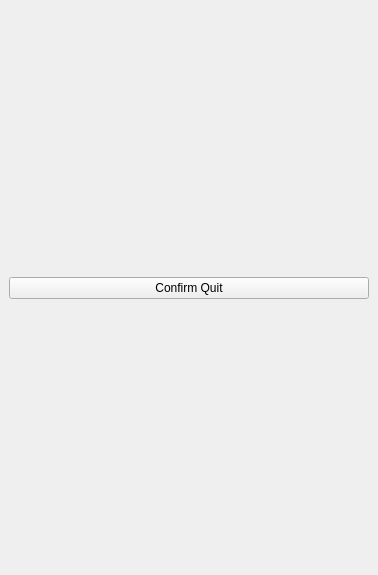
<?xml version="1.0" encoding="UTF-8"?>
<ui version="4.0">
 <class>RemoteWindow</class>
 <widget class="QWidget" name="RemoteWindow">
  <property name="geometry">
   <rect>
    <x>0</x>
    <y>0</y>
    <width>378</width>
    <height>575</height>
   </rect>
  </property>
  <property name="windowTitle">
   <string>Form</string>
  </property>
  <property name="windowIcon">
   <iconset>
    <normalon>:/icons/octomy_logo_bare.svg</normalon>
   </iconset>
  </property>
  <layout class="QGridLayout" name="gridLayout">
   <property name="leftMargin">
    <number>0</number>
   </property>
   <property name="topMargin">
    <number>0</number>
   </property>
   <property name="rightMargin">
    <number>0</number>
   </property>
   <property name="bottomMargin">
    <number>0</number>
   </property>
   <property name="spacing">
    <number>0</number>
   </property>
   <item row="0" column="0">
    <widget class="SvgWidget" name="widgetBackground" native="true">
     <property name="sizePolicy">
      <sizepolicy hsizetype="Expanding" vsizetype="Expanding">
       <horstretch>0</horstretch>
       <verstretch>0</verstretch>
      </sizepolicy>
     </property>
     <layout class="QVBoxLayout" name="verticalLayout">
      <property name="spacing">
       <number>0</number>
      </property>
      <property name="leftMargin">
       <number>0</number>
      </property>
      <property name="topMargin">
       <number>0</number>
      </property>
      <property name="rightMargin">
       <number>0</number>
      </property>
      <property name="bottomMargin">
       <number>0</number>
      </property>
      <item>
       <widget class="QStackedWidget" name="stackedWidget">
        <property name="currentIndex">
         <number>2</number>
        </property>
        <widget class="QWidget" name="pageRunning">
         <layout class="QGridLayout" name="gridLayout_2">
          <property name="leftMargin">
           <number>0</number>
          </property>
          <property name="topMargin">
           <number>0</number>
          </property>
          <property name="rightMargin">
           <number>0</number>
          </property>
          <property name="bottomMargin">
           <number>0</number>
          </property>
          <property name="spacing">
           <number>0</number>
          </property>
          <item row="0" column="0">
           <widget class="QLabel" name="labelGPS">
            <property name="sizePolicy">
             <sizepolicy hsizetype="Minimum" vsizetype="Minimum">
              <horstretch>0</horstretch>
              <verstretch>0</verstretch>
             </sizepolicy>
            </property>
            <property name="lineWidth">
             <number>0</number>
            </property>
            <property name="text">
             <string>GPS</string>
            </property>
           </widget>
          </item>
          <item row="1" column="0">
           <widget class="QLabel" name="labelCompass">
            <property name="text">
             <string>COMPASS</string>
            </property>
           </widget>
          </item>
          <item row="2" column="0">
           <widget class="QLabel" name="labelAccelerometer">
            <property name="text">
             <string>ACCELEROMETER</string>
            </property>
           </widget>
          </item>
          <item row="3" column="0">
           <widget class="QLabel" name="labelGyroscope">
            <property name="text">
             <string>GYROSCOPE</string>
            </property>
           </widget>
          </item>
          <item row="4" column="0">
           <widget class="QPlainTextEdit" name="logScroll">
            <property name="sizePolicy">
             <sizepolicy hsizetype="Minimum" vsizetype="Expanding">
              <horstretch>0</horstretch>
              <verstretch>0</verstretch>
             </sizepolicy>
            </property>
            <property name="palette">
             <palette>
              <active>
               <colorrole role="WindowText">
                <brush brushstyle="SolidPattern">
                 <color alpha="255">
                  <red>255</red>
                  <green>255</green>
                  <blue>255</blue>
                 </color>
                </brush>
               </colorrole>
               <colorrole role="Button">
                <brush brushstyle="SolidPattern">
                 <color alpha="0">
                  <red>0</red>
                  <green>0</green>
                  <blue>0</blue>
                 </color>
                </brush>
               </colorrole>
               <colorrole role="Light">
                <brush brushstyle="SolidPattern">
                 <color alpha="0">
                  <red>0</red>
                  <green>0</green>
                  <blue>0</blue>
                 </color>
                </brush>
               </colorrole>
               <colorrole role="Midlight">
                <brush brushstyle="SolidPattern">
                 <color alpha="0">
                  <red>0</red>
                  <green>0</green>
                  <blue>0</blue>
                 </color>
                </brush>
               </colorrole>
               <colorrole role="Dark">
                <brush brushstyle="SolidPattern">
                 <color alpha="0">
                  <red>0</red>
                  <green>0</green>
                  <blue>0</blue>
                 </color>
                </brush>
               </colorrole>
               <colorrole role="Mid">
                <brush brushstyle="SolidPattern">
                 <color alpha="0">
                  <red>0</red>
                  <green>0</green>
                  <blue>0</blue>
                 </color>
                </brush>
               </colorrole>
               <colorrole role="Text">
                <brush brushstyle="SolidPattern">
                 <color alpha="255">
                  <red>255</red>
                  <green>255</green>
                  <blue>255</blue>
                 </color>
                </brush>
               </colorrole>
               <colorrole role="BrightText">
                <brush brushstyle="SolidPattern">
                 <color alpha="255">
                  <red>255</red>
                  <green>255</green>
                  <blue>255</blue>
                 </color>
                </brush>
               </colorrole>
               <colorrole role="ButtonText">
                <brush brushstyle="SolidPattern">
                 <color alpha="255">
                  <red>255</red>
                  <green>255</green>
                  <blue>255</blue>
                 </color>
                </brush>
               </colorrole>
               <colorrole role="Base">
                <brush brushstyle="SolidPattern">
                 <color alpha="255">
                  <red>0</red>
                  <green>0</green>
                  <blue>0</blue>
                 </color>
                </brush>
               </colorrole>
               <colorrole role="Window">
                <brush brushstyle="SolidPattern">
                 <color alpha="0">
                  <red>0</red>
                  <green>0</green>
                  <blue>0</blue>
                 </color>
                </brush>
               </colorrole>
               <colorrole role="Shadow">
                <brush brushstyle="SolidPattern">
                 <color alpha="255">
                  <red>0</red>
                  <green>0</green>
                  <blue>0</blue>
                 </color>
                </brush>
               </colorrole>
               <colorrole role="AlternateBase">
                <brush brushstyle="SolidPattern">
                 <color alpha="127">
                  <red>0</red>
                  <green>0</green>
                  <blue>0</blue>
                 </color>
                </brush>
               </colorrole>
               <colorrole role="ToolTipBase">
                <brush brushstyle="SolidPattern">
                 <color alpha="255">
                  <red>255</red>
                  <green>255</green>
                  <blue>220</blue>
                 </color>
                </brush>
               </colorrole>
               <colorrole role="ToolTipText">
                <brush brushstyle="SolidPattern">
                 <color alpha="255">
                  <red>0</red>
                  <green>0</green>
                  <blue>0</blue>
                 </color>
                </brush>
               </colorrole>
              </active>
              <inactive>
               <colorrole role="WindowText">
                <brush brushstyle="SolidPattern">
                 <color alpha="255">
                  <red>255</red>
                  <green>255</green>
                  <blue>255</blue>
                 </color>
                </brush>
               </colorrole>
               <colorrole role="Button">
                <brush brushstyle="SolidPattern">
                 <color alpha="0">
                  <red>0</red>
                  <green>0</green>
                  <blue>0</blue>
                 </color>
                </brush>
               </colorrole>
               <colorrole role="Light">
                <brush brushstyle="SolidPattern">
                 <color alpha="0">
                  <red>0</red>
                  <green>0</green>
                  <blue>0</blue>
                 </color>
                </brush>
               </colorrole>
               <colorrole role="Midlight">
                <brush brushstyle="SolidPattern">
                 <color alpha="0">
                  <red>0</red>
                  <green>0</green>
                  <blue>0</blue>
                 </color>
                </brush>
               </colorrole>
               <colorrole role="Dark">
                <brush brushstyle="SolidPattern">
                 <color alpha="0">
                  <red>0</red>
                  <green>0</green>
                  <blue>0</blue>
                 </color>
                </brush>
               </colorrole>
               <colorrole role="Mid">
                <brush brushstyle="SolidPattern">
                 <color alpha="0">
                  <red>0</red>
                  <green>0</green>
                  <blue>0</blue>
                 </color>
                </brush>
               </colorrole>
               <colorrole role="Text">
                <brush brushstyle="SolidPattern">
                 <color alpha="255">
                  <red>255</red>
                  <green>255</green>
                  <blue>255</blue>
                 </color>
                </brush>
               </colorrole>
               <colorrole role="BrightText">
                <brush brushstyle="SolidPattern">
                 <color alpha="255">
                  <red>255</red>
                  <green>255</green>
                  <blue>255</blue>
                 </color>
                </brush>
               </colorrole>
               <colorrole role="ButtonText">
                <brush brushstyle="SolidPattern">
                 <color alpha="255">
                  <red>255</red>
                  <green>255</green>
                  <blue>255</blue>
                 </color>
                </brush>
               </colorrole>
               <colorrole role="Base">
                <brush brushstyle="SolidPattern">
                 <color alpha="255">
                  <red>0</red>
                  <green>0</green>
                  <blue>0</blue>
                 </color>
                </brush>
               </colorrole>
               <colorrole role="Window">
                <brush brushstyle="SolidPattern">
                 <color alpha="0">
                  <red>0</red>
                  <green>0</green>
                  <blue>0</blue>
                 </color>
                </brush>
               </colorrole>
               <colorrole role="Shadow">
                <brush brushstyle="SolidPattern">
                 <color alpha="255">
                  <red>0</red>
                  <green>0</green>
                  <blue>0</blue>
                 </color>
                </brush>
               </colorrole>
               <colorrole role="AlternateBase">
                <brush brushstyle="SolidPattern">
                 <color alpha="127">
                  <red>0</red>
                  <green>0</green>
                  <blue>0</blue>
                 </color>
                </brush>
               </colorrole>
               <colorrole role="ToolTipBase">
                <brush brushstyle="SolidPattern">
                 <color alpha="255">
                  <red>255</red>
                  <green>255</green>
                  <blue>220</blue>
                 </color>
                </brush>
               </colorrole>
               <colorrole role="ToolTipText">
                <brush brushstyle="SolidPattern">
                 <color alpha="255">
                  <red>0</red>
                  <green>0</green>
                  <blue>0</blue>
                 </color>
                </brush>
               </colorrole>
              </inactive>
              <disabled>
               <colorrole role="WindowText">
                <brush brushstyle="SolidPattern">
                 <color alpha="0">
                  <red>0</red>
                  <green>0</green>
                  <blue>0</blue>
                 </color>
                </brush>
               </colorrole>
               <colorrole role="Button">
                <brush brushstyle="SolidPattern">
                 <color alpha="0">
                  <red>0</red>
                  <green>0</green>
                  <blue>0</blue>
                 </color>
                </brush>
               </colorrole>
               <colorrole role="Light">
                <brush brushstyle="SolidPattern">
                 <color alpha="0">
                  <red>0</red>
                  <green>0</green>
                  <blue>0</blue>
                 </color>
                </brush>
               </colorrole>
               <colorrole role="Midlight">
                <brush brushstyle="SolidPattern">
                 <color alpha="0">
                  <red>0</red>
                  <green>0</green>
                  <blue>0</blue>
                 </color>
                </brush>
               </colorrole>
               <colorrole role="Dark">
                <brush brushstyle="SolidPattern">
                 <color alpha="0">
                  <red>0</red>
                  <green>0</green>
                  <blue>0</blue>
                 </color>
                </brush>
               </colorrole>
               <colorrole role="Mid">
                <brush brushstyle="SolidPattern">
                 <color alpha="0">
                  <red>0</red>
                  <green>0</green>
                  <blue>0</blue>
                 </color>
                </brush>
               </colorrole>
               <colorrole role="Text">
                <brush brushstyle="SolidPattern">
                 <color alpha="0">
                  <red>0</red>
                  <green>0</green>
                  <blue>0</blue>
                 </color>
                </brush>
               </colorrole>
               <colorrole role="BrightText">
                <brush brushstyle="SolidPattern">
                 <color alpha="255">
                  <red>255</red>
                  <green>255</green>
                  <blue>255</blue>
                 </color>
                </brush>
               </colorrole>
               <colorrole role="ButtonText">
                <brush brushstyle="SolidPattern">
                 <color alpha="0">
                  <red>0</red>
                  <green>0</green>
                  <blue>0</blue>
                 </color>
                </brush>
               </colorrole>
               <colorrole role="Base">
                <brush brushstyle="SolidPattern">
                 <color alpha="0">
                  <red>0</red>
                  <green>0</green>
                  <blue>0</blue>
                 </color>
                </brush>
               </colorrole>
               <colorrole role="Window">
                <brush brushstyle="SolidPattern">
                 <color alpha="0">
                  <red>0</red>
                  <green>0</green>
                  <blue>0</blue>
                 </color>
                </brush>
               </colorrole>
               <colorrole role="Shadow">
                <brush brushstyle="SolidPattern">
                 <color alpha="255">
                  <red>0</red>
                  <green>0</green>
                  <blue>0</blue>
                 </color>
                </brush>
               </colorrole>
               <colorrole role="AlternateBase">
                <brush brushstyle="SolidPattern">
                 <color alpha="0">
                  <red>0</red>
                  <green>0</green>
                  <blue>0</blue>
                 </color>
                </brush>
               </colorrole>
               <colorrole role="ToolTipBase">
                <brush brushstyle="SolidPattern">
                 <color alpha="255">
                  <red>255</red>
                  <green>255</green>
                  <blue>220</blue>
                 </color>
                </brush>
               </colorrole>
               <colorrole role="ToolTipText">
                <brush brushstyle="SolidPattern">
                 <color alpha="255">
                  <red>0</red>
                  <green>0</green>
                  <blue>0</blue>
                 </color>
                </brush>
               </colorrole>
              </disabled>
             </palette>
            </property>
            <property name="frameShape">
             <enum>QFrame::NoFrame</enum>
            </property>
            <property name="frameShadow">
             <enum>QFrame::Plain</enum>
            </property>
            <property name="lineWidth">
             <number>0</number>
            </property>
            <property name="undoRedoEnabled">
             <bool>false</bool>
            </property>
            <property name="lineWrapMode">
             <enum>QPlainTextEdit::NoWrap</enum>
            </property>
            <property name="readOnly">
             <bool>true</bool>
            </property>
            <property name="plainText">
             <string/>
            </property>
            <property name="backgroundVisible">
             <bool>false</bool>
            </property>
           </widget>
          </item>
         </layout>
        </widget>
        <widget class="QWidget" name="pageConnect">
         <layout class="QVBoxLayout" name="verticalLayout_2">
          <item>
           <layout class="QHBoxLayout" name="horizontalLayout">
            <item>
             <widget class="TextEntry" name="lineEditRemoteAddress"/>
            </item>
            <item>
             <widget class="QLabel" name="label_2">
              <property name="text">
               <string>:</string>
              </property>
             </widget>
            </item>
            <item>
             <widget class="TextEntry" name="lineEditRemotePort">
              <property name="sizePolicy">
               <sizepolicy hsizetype="Preferred" vsizetype="Fixed">
                <horstretch>0</horstretch>
                <verstretch>0</verstretch>
               </sizepolicy>
              </property>
              <property name="maxLength">
               <number>6</number>
              </property>
             </widget>
            </item>
           </layout>
          </item>
          <item>
           <widget class="QPushButton" name="pushButtonStart">
            <property name="text">
             <string>Start</string>
            </property>
           </widget>
          </item>
          <item>
           <spacer name="verticalSpacer">
            <property name="orientation">
             <enum>Qt::Vertical</enum>
            </property>
            <property name="sizeHint" stdset="0">
             <size>
              <width>20</width>
              <height>486</height>
             </size>
            </property>
           </spacer>
          </item>
         </layout>
        </widget>
        <widget class="QWidget" name="pageConfirmQuit">
         <layout class="QVBoxLayout" name="verticalLayout_3">
          <item>
           <spacer name="verticalSpacer_3">
            <property name="orientation">
             <enum>Qt::Vertical</enum>
            </property>
            <property name="sizeHint" stdset="0">
             <size>
              <width>20</width>
              <height>256</height>
             </size>
            </property>
           </spacer>
          </item>
          <item>
           <widget class="QPushButton" name="pushButtonConfirmQuit">
            <property name="text">
             <string>Confirm Quit</string>
            </property>
           </widget>
          </item>
          <item>
           <spacer name="verticalSpacer_2">
            <property name="orientation">
             <enum>Qt::Vertical</enum>
            </property>
            <property name="sizeHint" stdset="0">
             <size>
              <width>20</width>
              <height>256</height>
             </size>
            </property>
           </spacer>
          </item>
         </layout>
        </widget>
       </widget>
      </item>
     </layout>
    </widget>
   </item>
  </layout>
 </widget>
 <customwidgets>
  <customwidget>
   <class>SvgWidget</class>
   <extends>QWidget</extends>
   <header>widgets/SvgWidget.hpp</header>
   <container>1</container>
  </customwidget>
  <customwidget>
   <class>TextEntry</class>
   <extends>QLineEdit</extends>
   <header>widgets/TextEntry.hpp</header>
  </customwidget>
 </customwidgets>
 <resources/>
 <connections/>
</ui>
